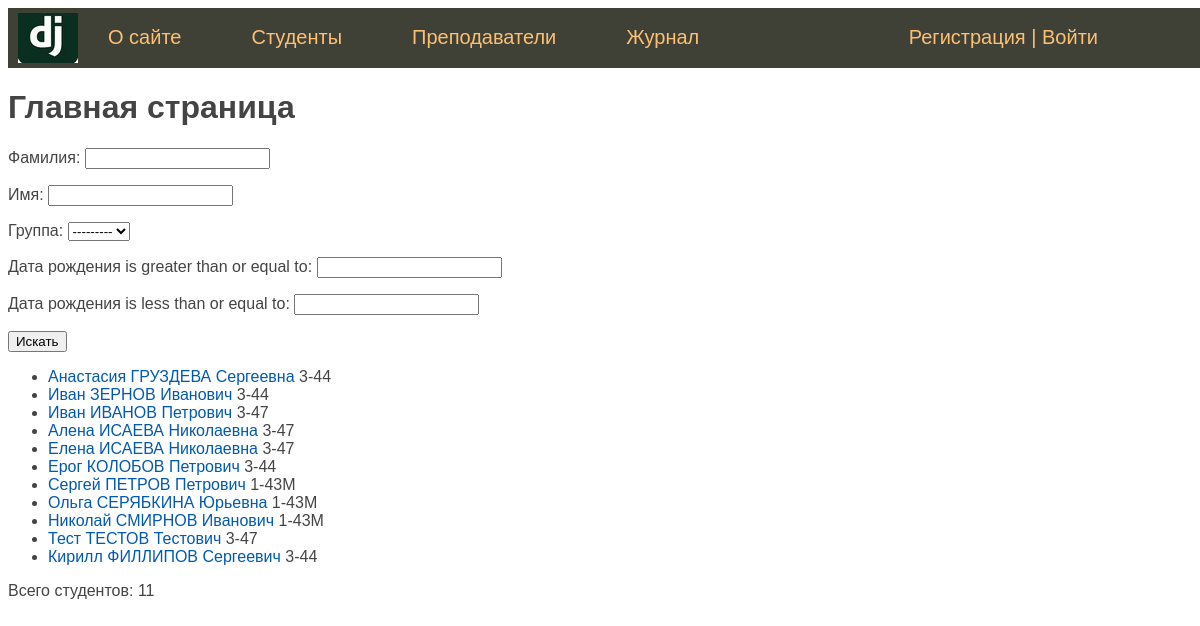
The page / on the database its author committed.
### students/models.py (models this page shows, shortened)
class Student(models.Model):
    first_name = models.CharField(verbose_name='Имя', max_length=50)
    last_name = models.CharField(verbose_name='Фамилия', max_length=50)
    middle_name = models.CharField(verbose_name='Отчество', max_length=50)
    email = models.EmailField(verbose_name='e-mail', blank=True)
    birth_date = models.DateField(verbose_name='Дата рождения', default=date(2000, 1, 1))
    created_at = models.DateTimeField(verbose_name='Дата создания', auto_now_add=True)
    updated_at = models.DateTimeField(verbose_name='Дата изменения', auto_now=True)
    is_study = models.BooleanField(verbose_name='Учится', default=True)
    photo = models.ImageField(verbose_name='Фото', upload_to="photos/%Y/%m/%d")
    group = models.ForeignKey('Group', on_delete=models.CASCADE, verbose_name='Группа', related_name='get_students')
    slug = models.SlugField(verbose_name='URL', max_length=255, unique=True, db_index=True)
    objects = models.Manager()
    def get_absolute_url(self):
        return reverse('student', kwargs={'stud_slug': self.slug})
    class Meta:
        verbose_name = 'Студент'
        verbose_name_plural = 'Студенты'
        ordering = ['last_name', 'first_name']

class Group(models.Model):
    name = models.CharField(verbose_name='Группа', max_length=5)
    course = models.CharField(verbose_name='Курс', max_length=2)
    enrollment_year = models.IntegerField(verbose_name='Год зачисления')
    objects = models.Manager()
    def __str__(self):
        return f'{self.course}-{self.name}'
    class Meta:
        verbose_name = 'Группа'
        verbose_name_plural = 'Группы'

### students/views.py (the view)
# urls.py: path('', StudentHome.as_view(), name='home'),
class StudentHome(DataMixin, ListView):
    model = Student
    template_name = 'students/index.html'
    context_object_name = 'students'
    paginate_by = 20
    def get_context_data(self, **kwargs):
        context = super().get_context_data(**kwargs)
        auth = self.request.user.is_authenticated
        queryset = self.get_queryset()
        st_filter = StudentFilter(self.request.GET, queryset)
        c_def = self.get_user_context(title='Главная страница', auth=auth, st_filter=st_filter)
        return {**context, **c_def}
    def get_queryset(self):
        queryset = super().get_queryset()
        st_filter = StudentFilter(self.request.GET, queryset)
        return st_filter.qs

### students/utils.py (called while the page is built)
    def get_user_context(self, **kwargs):
        context = kwargs
        context['menu'] = menu
        return context

### students/templates/students/index.html (shortened to what this page needs)
{% extends 'students/base.html' %}
{% block content %}
    <h1>{{ title }}</h1>
        <form method="get" action="{% url 'home' %}">
            {{ st_filter.form.as_p }}
            <button type="submit">Искать</button>
        </form>
        <ul>
        {% for st in students %}
            <li>
                <a href="{{ st.get_absolute_url }}">
                    {{st.first_name }}
                    {{ st.last_name | upper }}
                    {{ st.middle_name }}
                </a>
                {{ st.group.course }}-{{ st.group.name }}
            </li>
        {% endfor %}
        </ul>
        <p> Всего студентов: {{ students | length }}</p>
{% endblock %}

### students/templates/students/base.html (shortened to what this page needs)
<!DOCTYPE html>
{% load static %}
<html>
<head>
    <link type="text/css" href="/static/students/css/styles.css" rel="stylesheet" />
</head>
<body>
    {% block mainmenu %}
    <div class="header">
    <ul id="mainmenu" class="mainmenu">
        <li class="logo">
            <a href="{% url 'home' %}"><div class="logo"></div></a>
        </li>
        {% for m in menu %}
            <li><a href="{% url m.url_name%}">{{ m.title }} </a></li>
        {% endfor %}
        <li class="last">
            {% if request.user.is_authenticated %}
                <li class="last"> {{user.username}} | <a href="{% url 'logout' %}">Выйти</a> </li>
            {% else %}
                <li class="last"><a href="{% url 'register' %}">Регистрация</a> | <a href="{% url 'login' %}">Войти</a> </li>
            {% endif %}
        </li>
    </ul>
    </div>
    {% endblock mainmenu %}
    {% block content %}
    {% endblock content %}
</body>
</html>

### students/static/students/css/styles.css (style rules this page uses)
body { font-family: 'Arial'; padding: 0; height: 100%; width: 100%; color: #444; }
a { color: #0059b2; text-decoration: none; }
.header { background: #3F4137; height: 60px; }
.logo { background: url('../images/logo_zoloto.png') no-repeat 10px 5px; width: 70px; height: 60px; }
ul.mainmenu { list-style: none; margin: 0; padding: 0; height: 60px; color: #fdc073; font-size: 20px; overflow: hidden; }
ul.mainmenu li { float: left; margin: 18px 40px 0 30px; }
ul.mainmenu li.logo { margin: 0; }
ul.mainmenu li.last { float: right; }
ul.mainmenu li a { color: #fdc073; text-decoration: none; }

### rows shown on the page
Student: first_name "Анастасия", last_name "ГРУЗДЕВА", middle_name "Сергеевна", group.course "3", group.name "44"
Student: first_name "Иван", last_name "ЗЕРНОВ", middle_name "Иванович", group.course "3", group.name "44"
Student: first_name "Иван", last_name "ИВАНОВ", middle_name "Петрович", group.course "3", group.name "47"
Student: first_name "Алена", last_name "ИСАЕВА", middle_name "Николаевна", group.course "3", group.name "47"
Student: first_name "Елена", last_name "ИСАЕВА", middle_name "Николаевна", group.course "3", group.name "47"
Student: first_name "Ерог", last_name "КОЛОБОВ", middle_name "Петрович", group.course "3", group.name "44"
Student: first_name "Сергей", last_name "ПЕТРОВ", middle_name "Петрович", group.course "1", group.name "43M"
Student: first_name "Ольга", last_name "СЕРЯБКИНА", middle_name "Юрьевна", group.course "1", group.name "43M"
Student: first_name "Николай", last_name "СМИРНОВ", middle_name "Иванович", group.course "1", group.name "43M"
Student: first_name "Тест", last_name "ТЕСТОВ", middle_name "Тестович", group.course "3", group.name "47"
Student: first_name "Кирилл", last_name "ФИЛЛИПОВ", middle_name "Сергеевич", group.course "3", group.name "44"

### other values the page prints
{{ m.title }} "О сайте" "Студенты" "Преподаватели" "Журнал"
{{ title }} "Главная страница"
{{ students | length }} "11"
